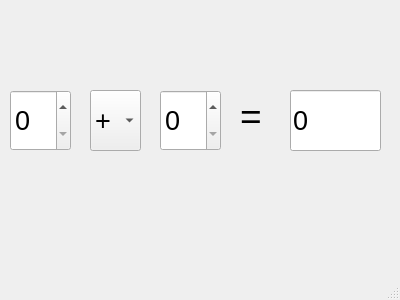
<?xml version="1.0" encoding="UTF-8"?>
<ui version="4.0">
 <class>CalculatorSimpleUI</class>
 <widget class="QMainWindow" name="CalculatorSimpleUI">
  <property name="geometry">
   <rect>
    <x>0</x>
    <y>0</y>
    <width>400</width>
    <height>300</height>
   </rect>
  </property>
  <property name="windowTitle">
   <string>CalculatorSimpleUI</string>
  </property>
  <widget class="QWidget" name="centralWidget">
   <widget class="QSpinBox" name="spinBox">
    <property name="geometry">
     <rect>
      <x>10</x>
      <y>90</y>
      <width>61</width>
      <height>61</height>
     </rect>
    </property>
    <property name="font">
     <font>
      <pointsize>20</pointsize>
     </font>
    </property>
    <property name="maximum">
     <number>9</number>
    </property>
   </widget>
   <widget class="QSpinBox" name="spinBox_2">
    <property name="geometry">
     <rect>
      <x>160</x>
      <y>90</y>
      <width>61</width>
      <height>61</height>
     </rect>
    </property>
    <property name="font">
     <font>
      <pointsize>20</pointsize>
     </font>
    </property>
    <property name="maximum">
     <number>9</number>
    </property>
   </widget>
   <widget class="QComboBox" name="comboBox">
    <property name="geometry">
     <rect>
      <x>90</x>
      <y>90</y>
      <width>51</width>
      <height>61</height>
     </rect>
    </property>
    <property name="font">
     <font>
      <pointsize>20</pointsize>
     </font>
    </property>
    <property name="maxVisibleItems">
     <number>4</number>
    </property>
    <item>
     <property name="text">
      <string>+</string>
     </property>
    </item>
    <item>
     <property name="text">
      <string>-</string>
     </property>
    </item>
    <item>
     <property name="text">
      <string>*</string>
     </property>
    </item>
    <item>
     <property name="text">
      <string>/</string>
     </property>
    </item>
   </widget>
   <widget class="QLineEdit" name="lineEdit">
    <property name="geometry">
     <rect>
      <x>290</x>
      <y>90</y>
      <width>91</width>
      <height>61</height>
     </rect>
    </property>
    <property name="font">
     <font>
      <pointsize>20</pointsize>
     </font>
    </property>
    <property name="text">
     <string>0</string>
    </property>
   </widget>
   <widget class="QLabel" name="label">
    <property name="geometry">
     <rect>
      <x>240</x>
      <y>90</y>
      <width>41</width>
      <height>51</height>
     </rect>
    </property>
    <property name="font">
     <font>
      <pointsize>28</pointsize>
     </font>
    </property>
    <property name="text">
     <string>=</string>
    </property>
   </widget>
  </widget>
  <widget class="QMenuBar" name="menuBar">
   <property name="geometry">
    <rect>
     <x>0</x>
     <y>0</y>
     <width>400</width>
     <height>25</height>
    </rect>
   </property>
  </widget>
  <widget class="QStatusBar" name="statusBar"/>
 </widget>
 <layoutdefault spacing="6" margin="11"/>
 <resources/>
 <connections/>
</ui>
